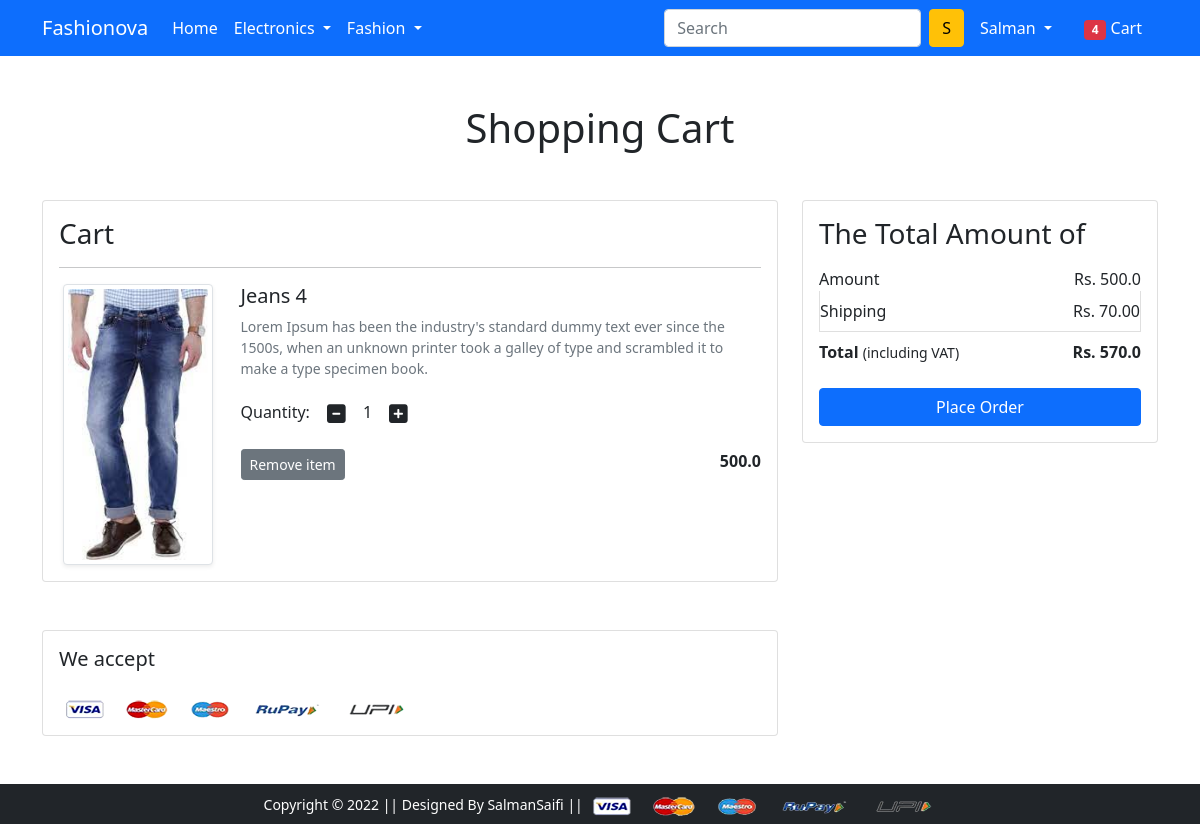
The app's page /cart/ (signed in) with its own data.
### app/models.py (models this page shows, shortened)
class cart(models.Model):
    user = models.ForeignKey(User, on_delete=models.CASCADE)
    product = models.ForeignKey(Product, on_delete=models.CASCADE)
    quantity = models.PositiveIntegerField(default=1)

class Product(models.Model):
    title = models.CharField(max_length=100)
    selling_price = models.FloatField()
    discounted_price = models.FloatField()
    description = models.TextField()
    brand = models.CharField(max_length=100)
    category = models.CharField(choices=CATEGORY_CHOICES, max_length=2)
    product_image = models.ImageField(upload_to='productimg')

### app/views.py (the view)
# urls.py: path('cart/', views.show_cart, name='showcart'),
@login_required
def show_cart(request):
    if request.user.is_authenticated:
        user = request.user
        c = cart.objects.filter(user=user)
        amount = 0.0
        shipping_amount = 70.0
        cart_product = [p for p in cart.objects.all() if p.user == user]
        if cart_product:
            for p in cart_product:
                tempamount = (p.quantity * p.product.discounted_price)
                amount += tempamount
                totalamount = amount + shipping_amount
            return render(request, 'app/addtocart.html', {'carts':c, 'totalamount':totalamount, 'amount':amount})
        else:
            return render(request, 'app/emptycart.html')

### app/templates/app/addtocart.html (shortened to what this page needs)
{% extends 'app/base.html' %}
{% load static %}
{% block main-content %}
<div class="container my-5">
 <div class="row">
  <h1 class="text-center mb-5">Shopping Cart</h1>
  <div class="col-sm-8">
  <div class="card">
   <div class="card-body">
    <h3>Cart</h3>
    {% for cart in carts %}
    <hr>
    <div class="row">
     <div class="col-sm-3 text-center align-self-center"><img src="{{cart.product.product_image.url}}" alt="" srcset="" class="img-fluid img-thumbnail shadow-sm" height="150" width="150"> </div>
     <div class="col-sm-9">
      <div>
       <h5>{{cart.product.title}}</h5>
       <p class="mb-2 text-muted small">{{cart.product.description}}</p>
       <div class="my-3">
        <label for="quantity">Quantity:</label>
        <a class="minus-cart btn" pid={{cart.product.id}}><i class="fas fa-minus-square fa-lg"></i></a>
          <span id="quantity">{{cart.quantity}}</span>
        <a class="plus-cart btn"  pid={{cart.product.id}}><i class="fas fa-plus-square fa-lg"></i></a>
       </div>
       <div class="d-flex justify-content-between">
        <a class="btn btn-sm btn-secondary mr-3 remove-cart" pid={{cart.product.id}}>Remove item</a>
        <p class="mb-0"><span><strong>{{cart.product.discounted_price}}</strong></span></p>
       </div>
      </div>
     </div>
    </div>
    {% endfor %}
   </div>
   </div>
  </div>
  <div class="col-sm-4">
   <div class="card">
    <div class="card-body">
      <h3>The Total Amount of</h3>
      <ul class="list-group">
       <li class="list-group-item d-flex justify-content-between align-items-center border-0 px-0 pb-0">Amount<span>Rs.<span id="amount"> {{amount}}</span></span></li>
       <li class="list-group-item d-flex justify-content-between align-items-center px-0">Shipping<span>Rs. 70.00</span></li>
       <li class="list-group-item d-flex justify-content-between align-items-center border-0 px-0 mb-3">
        <div>
           <strong>Total</strong> <small>(including VAT)</small>
         </div>
         <span><strong>Rs. <strong id='totalamount'>{{totalamount}}</strong></strong></span>
       </li>
      </ul>
      <div class="d-grid"><a href="{% url 'checkout' %}" class="btn btn-primary">Place Order</a></div>
    </div>
   </div>
  </div>
 </div>
</div>
<div class="container">
 <div class="row">
  <div class="col-sm-8">
   <div class="card">
    <div class="card-body">
      <h5 class="mb-4">We accept</h5>
      <img src="{% static 'app/images/payment.png' %}" alt="" class="img-fluid">
    </div>
  </div>
  </div>
 </div>
</div>
{% endblock main-content %}

### app/templates/app/base.html (shortened to what this page needs)
<!doctype html>
{% load static %}
<html lang="en">
  <head>
    <link href="https://cdn.jsdelivr.net/npm/bootstrap@5.0.0-beta1/dist/css/bootstrap.min.css" rel="stylesheet">
    <link rel="stylesheet" href="{% static 'app/css/owl.carousel.min.css' %}">
    <link rel="stylesheet" href="{% static 'app/css/all.min.css' %}">
    <link rel="stylesheet" href="{% static 'app/css/style.css' %}">
  </head>
  <body>
    <nav class="navbar navbar-expand-lg navbar-dark bg-primary">
     <div class="container">
       <a class="navbar-brand" href="/">Fashionova</a>
       <div class="collapse navbar-collapse" id="navbarSupportedContent">
         <ul class="navbar-nav me-auto mb-2 mb-lg-0">
           <li class="nav-item">
             <a class="nav-link active" aria-current="page" href="/">Home</a>
           </li>
           <li class="nav-item dropdown">
             <a class="nav-link dropdown-toggle text-white" href="#" id="electronicsDropdown" role="button" data-bs-toggle="dropdown" aria-expanded="false">
               Electronics
             </a>
           </li>
           <li class="nav-item dropdown">
             <a class="nav-link dropdown-toggle text-white" href="#" id="fashionDropdown" role="button" data-bs-toggle="dropdown" aria-expanded="false">
               Fashion
             </a>
           </li>
         </ul>
         <form class="d-flex">
           <input class="form-control me-2" type="search" placeholder="Search" aria-label="Search">
           <button class="btn btn-warning" type="submit">S</button>
         </form>
         <div>
          <ul class="navbar-nav me-auto mb-2 mb-lg-0">
            {% if request.user.is_authenticated %}
           <li class="nav-item dropdown mx-2">
              <a class="nav-link dropdown-toggle text-white" href="#" id="profileDropdown" role="button" data-bs-toggle="dropdown" aria-expanded="false">
                {{request.user}}
              </a>
            </li>
            <li class="nav-item mx-2">
             <a href="{% url 'showcart' %}" class="nav-link text-white"><span class="badge bg-danger">4</span> Cart </a>
            </li>
            {% endif %}
          </ul>
         </div>
       </div>
     </div>
    </nav>
    {% block main-content %} {% endblock main-content %}
    <footer class="container-fluid bg-dark text-center p-2 mt-5">
        <small class="text-white">Copyright &copy; 2022 || Designed By SalmanSaifi || </small>
        <img src="{% static 'app/images/payment.png' %}" alt="" srcset="" class="img-fluid" height="2px">
    </footer>
  </body>
</html>

### records on screen
cart: product.product_image (picture), product "Jeans 4", product.description "Lorem Ipsum has been the industry's standard dummy text ever since the 1500s, when an unknown printer took a galley of type and scrambled it to make a type specimen book.", quantity "1", product.discounted_price "500.0"

### other values on screen
{{ request.user }} "Salman"
{{ amount }} "500.0"
{{ totalamount }} "570.0"
